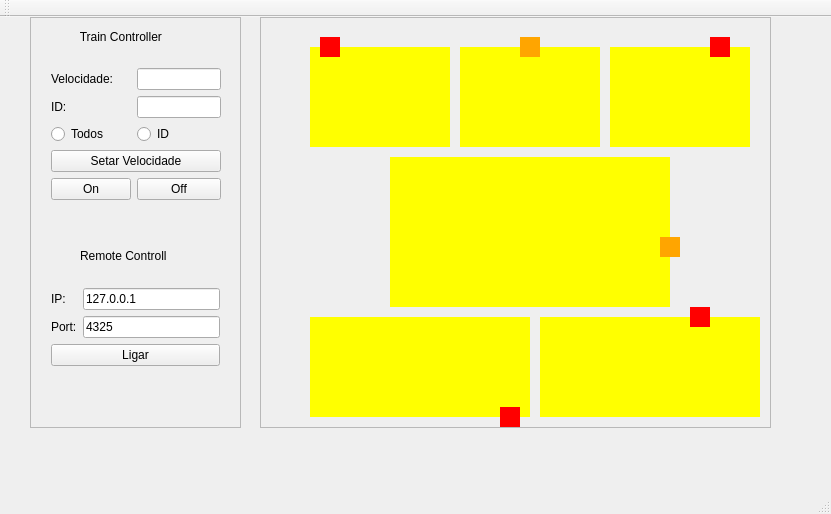
<?xml version="1.0" encoding="UTF-8"?>
<ui version="4.0">
 <class>MainWindow</class>
 <widget class="QMainWindow" name="MainWindow">
  <property name="geometry">
   <rect>
    <x>0</x>
    <y>0</y>
    <width>831</width>
    <height>514</height>
   </rect>
  </property>
  <property name="windowTitle">
   <string>MainWindow</string>
  </property>
  <widget class="QWidget" name="centralWidget">
   <widget class="QFrame" name="frame">
    <property name="geometry">
     <rect>
      <x>260</x>
      <y>0</y>
      <width>511</width>
      <height>411</height>
     </rect>
    </property>
    <property name="frameShape">
     <enum>QFrame::StyledPanel</enum>
    </property>
    <property name="frameShadow">
     <enum>QFrame::Raised</enum>
    </property>
    <widget class="QLabel" name="labelTrem04">
     <property name="geometry">
      <rect>
       <x>400</x>
       <y>220</y>
       <width>20</width>
       <height>20</height>
      </rect>
     </property>
     <property name="styleSheet">
      <string notr="true">background-color: orange</string>
     </property>
     <property name="text">
      <string/>
     </property>
    </widget>
    <widget class="QLabel" name="labelTrem02">
     <property name="geometry">
      <rect>
       <x>260</x>
       <y>20</y>
       <width>20</width>
       <height>20</height>
      </rect>
     </property>
     <property name="styleSheet">
      <string notr="true">background-color: orange</string>
     </property>
     <property name="text">
      <string/>
     </property>
    </widget>
    <widget class="QLabel" name="labelTrilho01">
     <property name="geometry">
      <rect>
       <x>50</x>
       <y>30</y>
       <width>140</width>
       <height>100</height>
      </rect>
     </property>
     <property name="styleSheet">
      <string notr="true">background-color: yellow</string>
     </property>
     <property name="text">
      <string/>
     </property>
    </widget>
    <widget class="QLabel" name="labelTrem06">
     <property name="geometry">
      <rect>
       <x>430</x>
       <y>290</y>
       <width>20</width>
       <height>20</height>
      </rect>
     </property>
     <property name="styleSheet">
      <string notr="true">background-color: red</string>
     </property>
     <property name="text">
      <string/>
     </property>
    </widget>
    <widget class="QLabel" name="labelTrilho02">
     <property name="geometry">
      <rect>
       <x>200</x>
       <y>30</y>
       <width>140</width>
       <height>100</height>
      </rect>
     </property>
     <property name="styleSheet">
      <string notr="true">background-color: yellow</string>
     </property>
     <property name="text">
      <string/>
     </property>
    </widget>
    <widget class="QLabel" name="labelTrilho06">
     <property name="geometry">
      <rect>
       <x>280</x>
       <y>300</y>
       <width>220</width>
       <height>100</height>
      </rect>
     </property>
     <property name="styleSheet">
      <string notr="true">background-color: yellow</string>
     </property>
     <property name="text">
      <string/>
     </property>
    </widget>
    <widget class="QLabel" name="labelTrilho03">
     <property name="geometry">
      <rect>
       <x>350</x>
       <y>30</y>
       <width>140</width>
       <height>100</height>
      </rect>
     </property>
     <property name="styleSheet">
      <string notr="true">background-color: yellow</string>
     </property>
     <property name="text">
      <string/>
     </property>
    </widget>
    <widget class="QLabel" name="labelTrem01">
     <property name="geometry">
      <rect>
       <x>60</x>
       <y>20</y>
       <width>20</width>
       <height>20</height>
      </rect>
     </property>
     <property name="styleSheet">
      <string notr="true">background-color: red</string>
     </property>
     <property name="text">
      <string/>
     </property>
    </widget>
    <widget class="QLabel" name="labelTrilho05">
     <property name="geometry">
      <rect>
       <x>50</x>
       <y>300</y>
       <width>220</width>
       <height>100</height>
      </rect>
     </property>
     <property name="styleSheet">
      <string notr="true">background-color: yellow</string>
     </property>
     <property name="text">
      <string/>
     </property>
    </widget>
    <widget class="QLabel" name="labelTrem05">
     <property name="geometry">
      <rect>
       <x>240</x>
       <y>390</y>
       <width>20</width>
       <height>20</height>
      </rect>
     </property>
     <property name="styleSheet">
      <string notr="true">background-color: red</string>
     </property>
     <property name="text">
      <string/>
     </property>
    </widget>
    <widget class="QLabel" name="labelTrilho04">
     <property name="geometry">
      <rect>
       <x>130</x>
       <y>140</y>
       <width>280</width>
       <height>150</height>
      </rect>
     </property>
     <property name="styleSheet">
      <string notr="true">background-color: yellow</string>
     </property>
     <property name="text">
      <string/>
     </property>
    </widget>
    <widget class="QLabel" name="labelTrem03">
     <property name="geometry">
      <rect>
       <x>450</x>
       <y>20</y>
       <width>20</width>
       <height>20</height>
      </rect>
     </property>
     <property name="styleSheet">
      <string notr="true">background-color: red</string>
     </property>
     <property name="text">
      <string/>
     </property>
    </widget>
    <zorder>labelTrilho01</zorder>
    <zorder>labelTrilho02</zorder>
    <zorder>labelTrilho06</zorder>
    <zorder>labelTrilho03</zorder>
    <zorder>labelTrem01</zorder>
    <zorder>labelTrilho05</zorder>
    <zorder>labelTrem05</zorder>
    <zorder>labelTrilho04</zorder>
    <zorder>labelTrem03</zorder>
    <zorder>labelTrem04</zorder>
    <zorder>labelTrem06</zorder>
    <zorder>labelTrem02</zorder>
   </widget>
   <widget class="QFrame" name="frame_2">
    <property name="geometry">
     <rect>
      <x>30</x>
      <y>0</y>
      <width>211</width>
      <height>411</height>
     </rect>
    </property>
    <property name="frameShape">
     <enum>QFrame::StyledPanel</enum>
    </property>
    <property name="frameShadow">
     <enum>QFrame::Raised</enum>
    </property>
    <widget class="QWidget" name="formLayoutWidget">
     <property name="geometry">
      <rect>
       <x>10</x>
       <y>40</y>
       <width>192</width>
       <height>179</height>
      </rect>
     </property>
     <layout class="QFormLayout" name="formLayout">
      <item row="0" column="0">
       <widget class="QLabel" name="label">
        <property name="text">
         <string>Velocidade:</string>
        </property>
       </widget>
      </item>
      <item row="0" column="1">
       <widget class="QLineEdit" name="velLine"/>
      </item>
      <item row="1" column="0">
       <widget class="QLabel" name="label_2">
        <property name="text">
         <string>ID:</string>
        </property>
       </widget>
      </item>
      <item row="1" column="1">
       <widget class="QLineEdit" name="idLine"/>
      </item>
      <item row="2" column="0">
       <widget class="QRadioButton" name="allButton">
        <property name="text">
         <string>Todos</string>
        </property>
       </widget>
      </item>
      <item row="2" column="1">
       <widget class="QRadioButton" name="idButton">
        <property name="text">
         <string>ID</string>
        </property>
       </widget>
      </item>
      <item row="3" column="0" colspan="2">
       <widget class="QPushButton" name="velButton">
        <property name="text">
         <string>Setar Velocidade</string>
        </property>
       </widget>
      </item>
      <item row="4" column="0">
       <widget class="QPushButton" name="enableButton">
        <property name="text">
         <string>On</string>
        </property>
       </widget>
      </item>
      <item row="4" column="1">
       <widget class="QPushButton" name="disableButton">
        <property name="text">
         <string>Off</string>
        </property>
       </widget>
      </item>
     </layout>
    </widget>
    <widget class="QLabel" name="label_3">
     <property name="geometry">
      <rect>
       <x>40</x>
       <y>10</y>
       <width>121</width>
       <height>20</height>
      </rect>
     </property>
     <property name="text">
      <string>   Train Controller</string>
     </property>
    </widget>
    <widget class="QWidget" name="formLayoutWidget_2">
     <property name="geometry">
      <rect>
       <x>10</x>
       <y>260</y>
       <width>191</width>
       <height>141</height>
      </rect>
     </property>
     <layout class="QFormLayout" name="formLayout_2">
      <item row="2" column="0" colspan="2">
       <widget class="QPushButton" name="serverOn">
        <property name="text">
         <string>Ligar</string>
        </property>
       </widget>
      </item>
      <item row="0" column="0">
       <widget class="QLabel" name="label_4">
        <property name="text">
         <string>IP:</string>
        </property>
       </widget>
      </item>
      <item row="0" column="1">
       <widget class="QLineEdit" name="ipText">
        <property name="text">
         <string>127.0.0.1</string>
        </property>
       </widget>
      </item>
      <item row="1" column="0">
       <widget class="QLabel" name="label_5">
        <property name="text">
         <string>Port:</string>
        </property>
       </widget>
      </item>
      <item row="1" column="1">
       <widget class="QLineEdit" name="portText">
        <property name="text">
         <string>4325</string>
        </property>
       </widget>
      </item>
     </layout>
    </widget>
    <widget class="QLabel" name="label_6">
     <property name="geometry">
      <rect>
       <x>50</x>
       <y>230</y>
       <width>121</width>
       <height>17</height>
      </rect>
     </property>
     <property name="text">
      <string>Remote Controll</string>
     </property>
    </widget>
   </widget>
  </widget>
  <widget class="QMenuBar" name="menuBar">
   <property name="geometry">
    <rect>
     <x>0</x>
     <y>0</y>
     <width>831</width>
     <height>29</height>
    </rect>
   </property>
  </widget>
  <widget class="QToolBar" name="mainToolBar">
   <attribute name="toolBarArea">
    <enum>TopToolBarArea</enum>
   </attribute>
   <attribute name="toolBarBreak">
    <bool>false</bool>
   </attribute>
  </widget>
  <widget class="QStatusBar" name="statusBar"/>
 </widget>
 <layoutdefault spacing="6" margin="11"/>
 <resources/>
 <connections/>
</ui>
